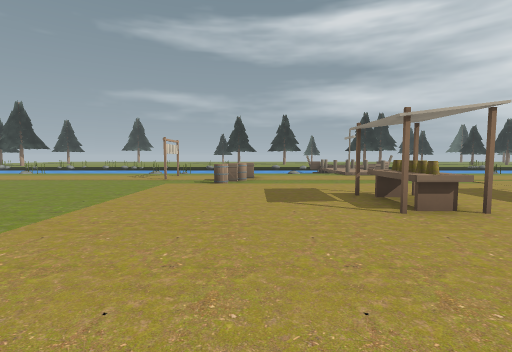
view 1 (above)

24 first-person views from a walk through a level from a Godot 3-D game. The camera is 1.5 m above the floor, tilts 4° down and sees 85° across. The floor is counted in squares, 2 m on a side. Each view is taken from the middle of a square. On the plan, view 1 faces up. The plan holds only what a view shows up to about 10 squares ahead; the rest is blank. The place goes on beyond the plan. Some surface patterns are stand-ins.

view 2
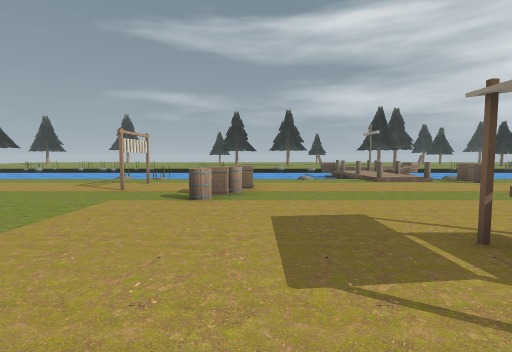

view 3
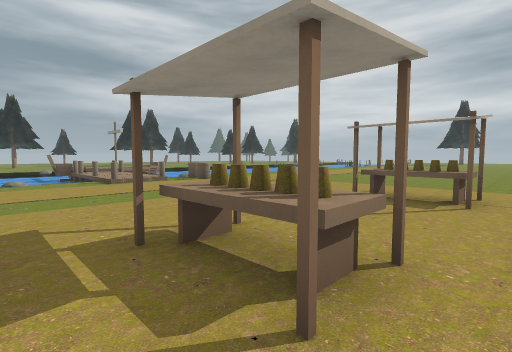

view 4
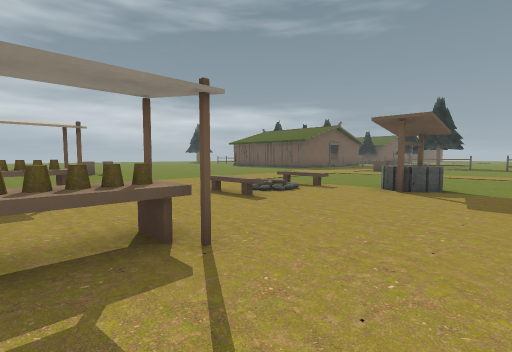

view 5
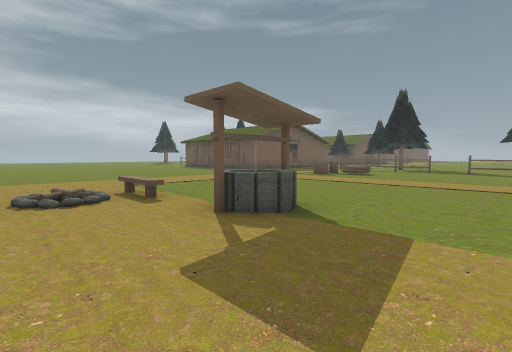

view 6
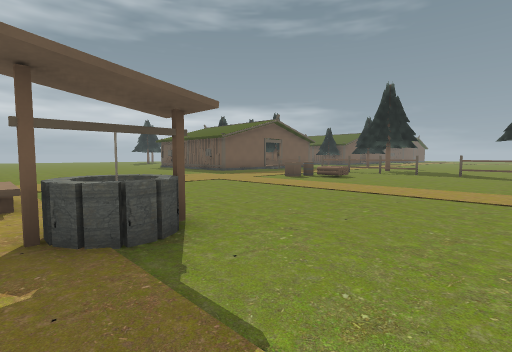

view 7
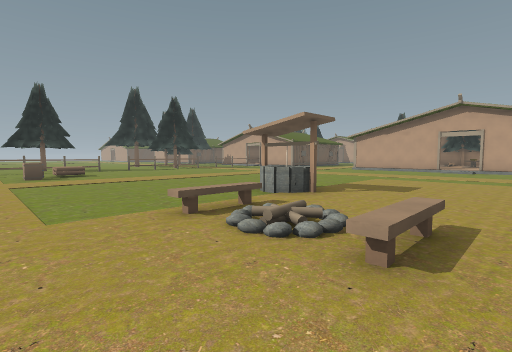

view 8
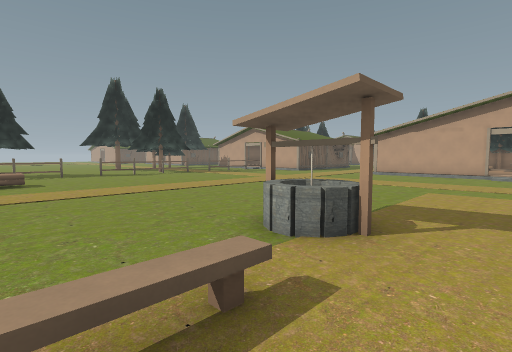

view 9
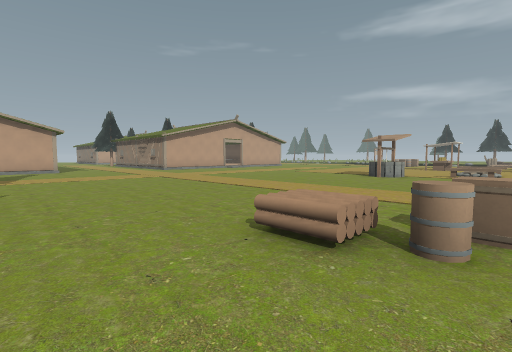

view 10
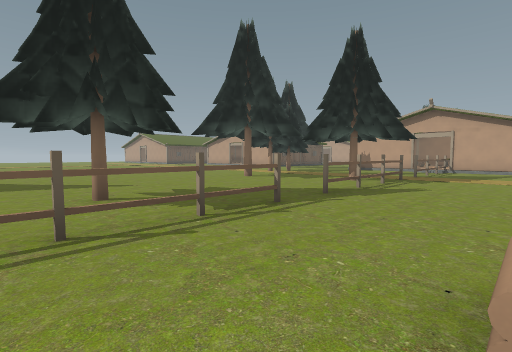

view 11
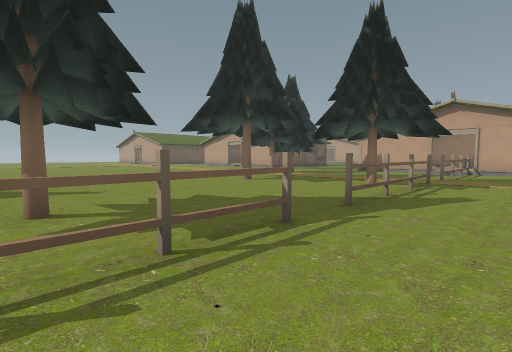

view 12
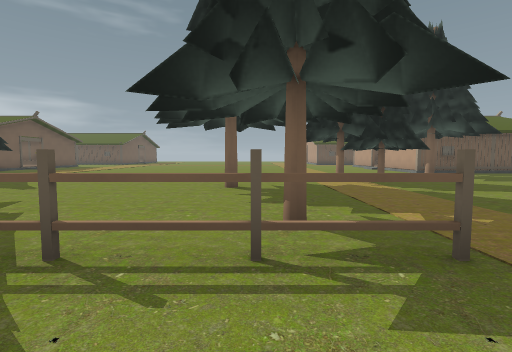

view 13
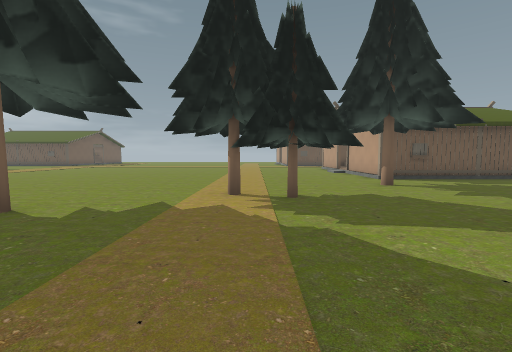

view 14
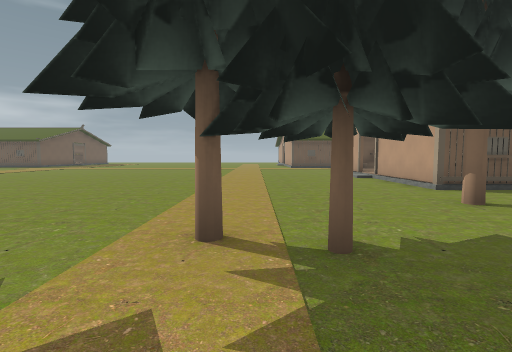

view 15
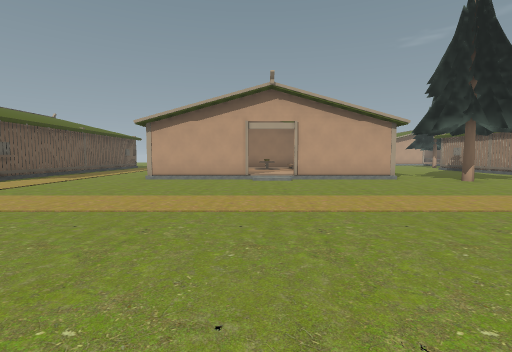

view 16
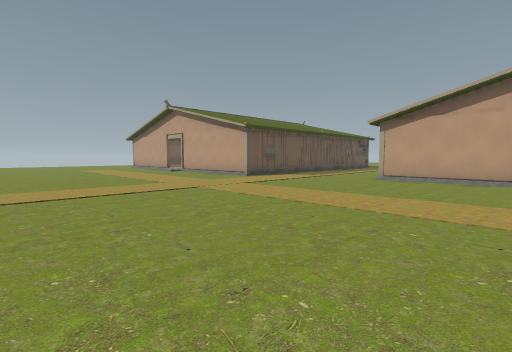

view 17
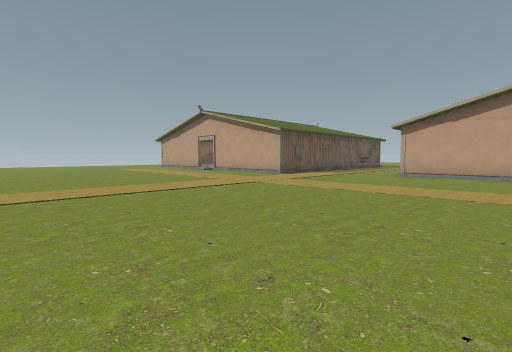

view 18
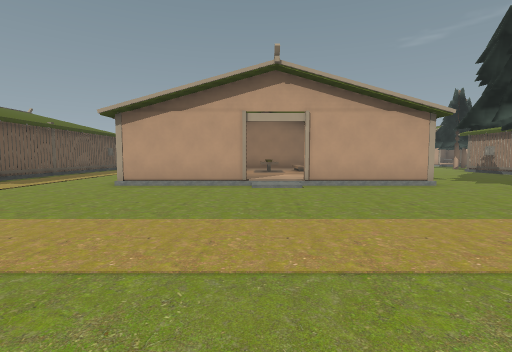

view 19
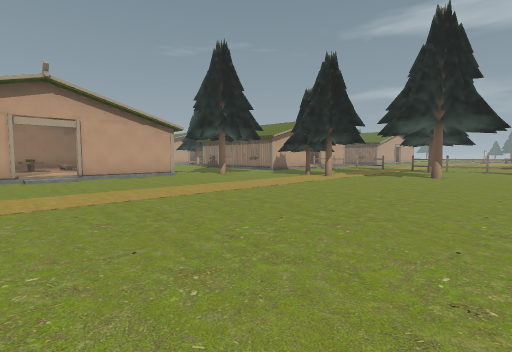

view 20
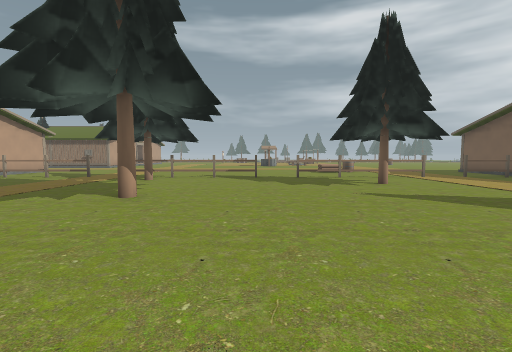

view 21
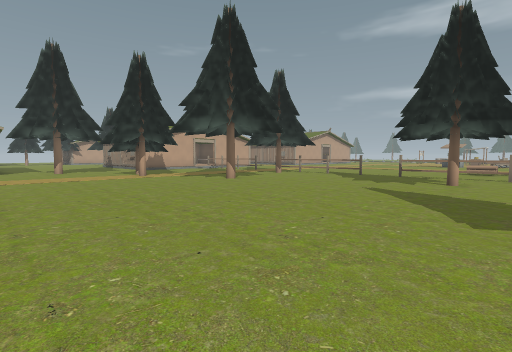

view 22
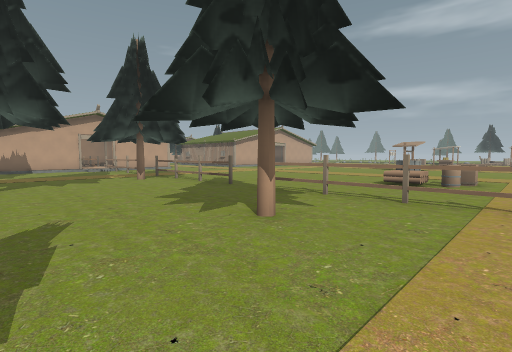

view 23
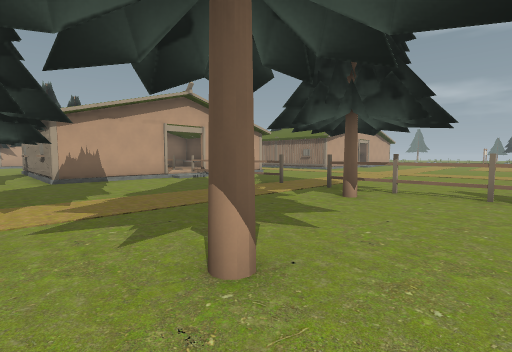

view 24
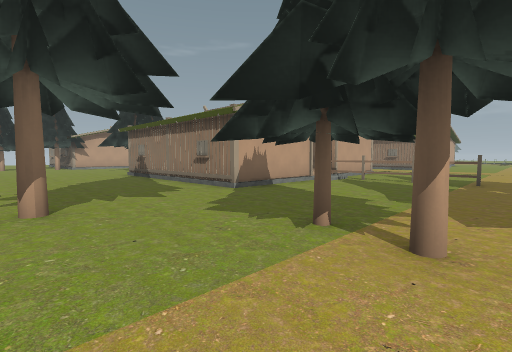

### Floor plan
Key: @ floor where view 1 was taken; # wall or solid block; x gap in a wall; . main floor; : floor 0.25 m higher than the main floor; / step, stairs or slope; = window, fence, low wall or low ledge; ≈ water the walk keeps out of; ^ raised ledge; C crate; B barrel; T thing the floor can be seen under or through; O other object.
Columns run from 16 left of view 1 to 7 right of it. Each row starts with its distance up from view 1.
 13                     ≈≈
 12          ...... ......x^
 11          ....#. .....x=.
 10         .....#. ^......
  9         .....#.C........
  8          ......B........
  7          ...............
  6           ..............
  5            .......^^..^^
  4             ......^^..^^
  3              ...........
  2               ..........
  1            .........^^..
  0            .....@...//..
 -1          ...........OO..
 -2          .........#.....
 -3           ..............
 -4            ..  .........
 -5                .........
 -6                .........
 -7               ..........
 -8              ..........
 -9             ...........
-10            ..........=^.
-11           ..........^^..
-12          ...............
-13         ................
-14        #####.TTTTT.=#=#.
-15        /.....T. .....x..
-16        #.....   ....##..
-17        #............  ..
-18    # ###................
-19   ##.##........#........
-20  .........#.#..........
-21 ..........###..........
-22 .......................
-23   .....#...............
-24    ....................
-25   ###^ #...............
-26        #...........
-27        #............
-28     :::/............
-29     :::/...........
-30        #...........
-31        #...........
-32        #...........
-33        ............
-34     ...............
-35     ...............
-36     ...............
-37     ####  .........

Where each view was taken, in squares from view 1:
view 1: 0 up, 0 right, facing up
view 2: 3 up, 0 right, facing up
view 3: 3 up, 1 right, facing up-right
view 4: 5 up, 0 right, facing down-right
view 5: 1 up, 1 left, facing down-right
view 6: 1 down, 1 left, facing down-right
view 7: 2 up, 7 right, facing down-left
view 8: 0 up, 5 right, facing down-left
view 9: 13 down, 6 right, facing up-left
view 10: 11 down, 6 right, facing down-left
view 11: 12 down, 5 right, facing down-left
view 12: 12 down, 2 left, facing down
view 13: 15 down, 5 left, facing down
view 14: 18 down, 5 left, facing down
view 15: 29 down, 0 right, facing left
view 16: 29 down, 0 right, facing down-left
view 17: 29 down, 2 right, facing down-left
view 18: 29 down, 2 left, facing left
view 19: 30 down, 1 right, facing up-left
view 20: 24 down, 1 right, facing up
view 21: 25 down, 6 right, facing up-left
view 22: 19 down, 7 right, facing up-left
view 23: 20 down, 0 right, facing up-left
view 24: 23 down, 4 left, facing up-left
